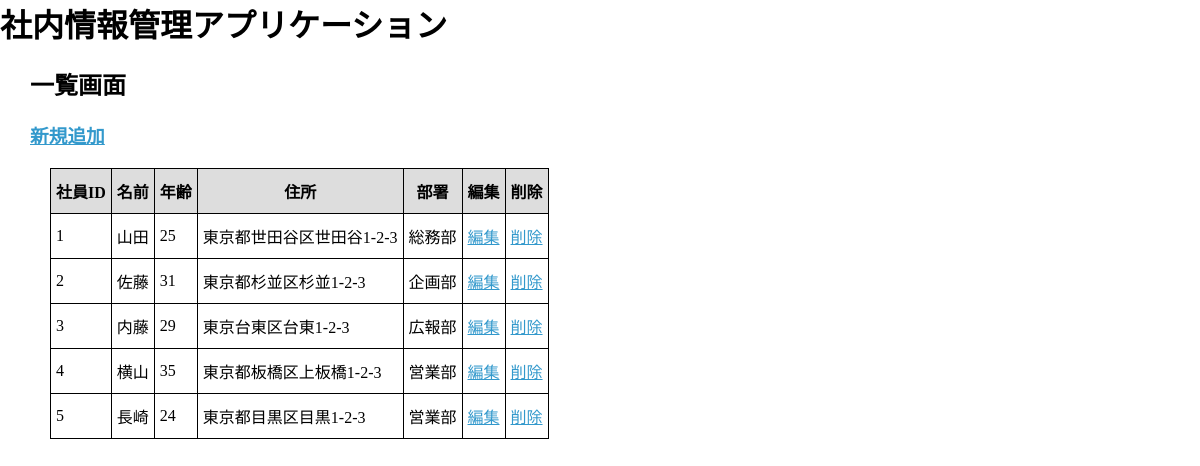
The page / on the database its author committed.
### tables this page shows
CREATE TABLE employee (
    ID int(11) NOT NULL AUTO_INCREMENT,
    name varchar(255) NOT NULL DEFAULT '',
    age int(11) NOT NULL DEFAULT '0',
    address varchar(255) NOT NULL DEFAULT '',
    dept_id int(11) NOT NULL DEFAULT '0',
    updated_at datetime NOT NULL DEFAULT CURRENT_TIMESTAMP,
    created_at datetime NOT NULL DEFAULT CURRENT_TIMESTAMP,
    PRIMARY KEY (ID)
);

CREATE TABLE department (
    dept_id int(11) NOT NULL AUTO_INCREMENT,
    dept_name varchar(255) NOT NULL DEFAULT '',
    PRIMARY KEY (dept_id)
);

### core/View.php (called while the page is built, shortened)
<?php
class View
{
    protected $base_dir;
    protected $defaults;
    protected $layout_variables = array();
    public function __construct($base_dir, $defaults = array())
    {
        $this->base_dir = $base_dir;
        $this->defaults = $defaults;
    }
    public function setLayoutVar($name, $value)
    {
        $this->layout_variables[$name] = $value;
    }
    public function render($_path, $_variables = array(), $_layout = false)
    {
        $_file = $this->base_dir . '/' . $_path . '.php';
        extract(array_merge($this->defaults, $_variables));
        require $_file;
        $content = ob_get_clean();
        if ($_layout) {
            $content = $this->render($_layout,
                array_merge($this->layout_variables, array(
                    '_content' => $content,
                )
            ));
        }
        return $content;
    }
}

### core/Controller.php (called while the page is built, shortened)
<?php
abstract class Controller
{
    protected $controller_name;
    protected $action_name;
    protected $application;
    protected $request;
    protected $session;
    public function __construct($application)
    {
        $this->controller_name = strtolower(substr(get_class($this), 0, -10));
        $this->application = $application;
        $this->request     = $application->getRequest();
        $this->session     = $application->getSession();
    }
    public function run($action, $params = array())
    {
        $this->action_name = $action;
        $action_method = $action . 'Action';
        $content = $this->$action_method($params);
        return $content;
    }
    protected function render($variables = array(), $template = null, $layout = 'layout')
    {
        $defaults = array(
            'request'  => $this->request,
            'base_url' => $this->request->getBaseUrl(),
            'session'  => $this->session,
        );
        $view = new View($this->application->getViewDir(), $defaults);
        if (is_null($template)) {
            $template = $this->action_name;
        }
        $path = $this->controller_name . '/' .$template;
        return $view->render($path, $variables, $layout);
    }
}

### controllers/EmployeeController.php (called while the page is built, shortened)
<?php
class EmployeeController extends Controller {
    public function indexAction() {
        $employees = $this->db_manager->get('Employee')->getAll();
        $message = $this->session->get("message");
        $this->session->remove("message");
        $data = [
            "employees" => $employees,
            "message"   => $message
        ];
        return $this->render($data);
    }
}

### core/Application.php (called while the page is built, shortened)
<?php
abstract class Application
{
    protected $request;
    protected function initialize()
    {
        $this->request    = new Request();
        $this->router     = new Router($this->registerRoutes());
    }
    public function run()
    {
        try {
            $params = $this->router->resolve($this->request->getPathInfo());
            $controller = $params['controller'];
            $action = $params['action'];
            $this->runAction($controller, $action, $params);
        } catch (HttpNotFoundException $e) {
            $this->render404Page($e);
        } catch (UnauthorizedActionException $e) {
            list($controller, $action) = $this->login_action;
            $this->runAction($controller, $action);
        }
    }
    public function runAction($controller_name, $action, $params = array())
    {
        $controller_class = ucfirst($controller_name) . 'Controller';
        $controller = $this->findController($controller_class);
        $content = $controller->run($action, $params);
    }
    protected function findController($controller_class)
    {
        return new $controller_class($this);
    }
}

### web/index.php (called while the page is built, shortened)
<?php
$app = new EmployeeApplication(true);
$app->run();

### core/Request.php (called while the page is built, shortened)
<?php
class Request
{
    public function getRequestUri()
    {
        return $_SERVER['REQUEST_URI'];
    }
    public function getBaseUrl()
    {
        $script_name = $_SERVER['SCRIPT_NAME'];
        $request_uri = $this->getRequestUri();
        if (0 === strpos($request_uri, $script_name)) {
            return $script_name;
        } else if (0 === strpos($request_uri, dirname($script_name))) {
            return rtrim(dirname($script_name), '/');
        }
        return '';
    }
    public function getPathInfo()
    {
        $base_url = $this->getBaseUrl();
        $request_uri = $this->getRequestUri();
        $path_info = (string)substr($request_uri, strlen($base_url));
        return $path_info;
    }
}

### core/ClassLoader.php (called while the page is built, shortened)
<?php
class ClassLoader
{
    protected $dirs;
    public function registerDir($dir)
    {
        $this->dirs[] = $dir;
    }
    public function loadClass($class)
    {
        foreach ($this->dirs as $dir) {
            $file = $dir . '/' . $class . '.php';
            if (is_readable($file)) {
                return;
            }
        }
    }
}

### core/DbManager.php (called while the page is built, shortened)
<?php
class DbManager
{
    protected $connections = array();
    protected $repository_connection_map = array();
    protected $repositories = array();
    public function connect($name, $params)
    {
        $params = array_merge(array(
            'dsn'      => null,
            'user'     => '',
            'password' => '',
            'options'  => array(),
        ), $params);
        $con = new PDO(
            $params['dsn'],
            $params['user'],
            $params['password'],
            $params['options']
        );
        $con->setAttribute(PDO::ATTR_ERRMODE, PDO::ERRMODE_EXCEPTION);
        $this->connections[$name] = $con;
    }
    public function getConnection($name = null)
    {
        if (is_null($name)) {
            return current($this->connections);
        }
        return $this->connections[$name];
    }
    public function getConnectionForRepository($repository_name)
    {
        if (isset($this->repository_connection_map[$repository_name])) {
            $name = $this->repository_connection_map[$repository_name];
            $con = $this->getConnection($name);
        } else {
            $con = $this->getConnection();
        }
        return $con;
    }
    public function get($repository_name)
    {
        if (!isset($this->repositories[$repository_name])) {
            $con = $this->getConnectionForRepository($repository_name);
            $repository = new $repository_class($con);
            $this->repositories[$repository_name] = $repository;
        }
        return $this->repositories[$repository_name];
    }
}

### models/EmployeeRepository.php (called while the page is built, shortened)
<?php
class EmployeeRepository extends DbRepository {
    public function getAll() {
        $sql = "
            SELECT
              e.ID,e.name, e.age, e.address, e.dept_id, d.dept_name
            FROM
              employee as e
            LEFT JOIN
              department as d
            ON
              e.dept_id = d.dept_id
            ORDER BY e.ID ASC
        ";
        return $this->fetchAll($sql);
    }
}

### core/DbRepository.php (called while the page is built, shortened)
<?php
abstract class DbRepository
{
    protected $con;
    public function setConnection($con)
    {
        $this->con = $con;
    }
    public function execute($sql, $params = array())
    {
        $stmt = $this->con->prepare($sql);
        $stmt->execute($params);
        return $stmt;
    }
    public function fetchAll($sql, $params = array())
    {
        return $this->execute($sql, $params)->fetchAll(PDO::FETCH_ASSOC);
    }
}

### views/employee/index.php (the view, shortened to what this page needs)
<h2>一覧画面</h2>
<h3><a href="<?php echo $base_url; ?>/employee/new">新規追加</a></h3>
<table>
    <tr>
        <th>社員ID</th>
        <th>名前</th>
        <th>年齢</th>
        <th>住所</th>
        <th>部署</th>
        <th>編集</th>
        <th>削除</th>
    </tr>
    <?php foreach($employees as $employee): ?>
    <tr>
        <td><?php echo $employee["ID"]; ?></td>
        <td><?php echo $employee["name"]; ?></td>
        <td><?php echo $employee["age"]; ?></td>
        <td><?php echo $employee["address"]; ?></td>
        <td><?php echo $employee["dept_name"]; ?></td>
        <td>
            <a href="<?php echo $base_url; ?>/employee/edit?ID=<?php echo $employee["ID"]; ?>">編集</a>
        </td>
        <td>
            <a href="<?php echo $base_url; ?>/employee/delete?ID=<?php echo $employee["ID"]; ?>">削除</a>
        </td>
    </tr>
    <?php endforeach; ?>
</table>

### views/layout.php (shortened to what this page needs)
<!DOCTYPE html PUBLIC "-//W3C//DTD XHTML 1.0 Transitional//EN"
"http://www.w3.org/TR/xhtml1/DTD/xhtml1-transitional.dtd">
<html>
<head>
    <link rel="stylesheet" type="text/css" media="screen" href="<?php echo $base_url; ?>/css/style.css" />
</head>
<body>
    <div id="header">
        <h1><a href="<?php echo $base_url; ?>/">社内情報管理アプリケーション</a></h1>
    </div>
    <div id="main">
        <?php echo $_content; ?>
    </div>
</body>
</html>

### core/Response.php (shortened to what this page needs)
<?php
class Response
{
    protected $content;
    public function send()
    {
        echo $this->content;
    }
    public function setContent($content)
    {
        $this->content = $content;
    }
}

### web/css/style.css (style rules this page uses)
body { margin: 0; padding: 0; color:#000000; }
a { color: #3399CC; }
#header h1 { margin: 0; }
#header h1 a { color: #000000; text-decoration: none; }
#main { margin: 0 30px; }
table { border-collapse: collapse; margin: 20px; }
th { background-color: #ddd; }
th, td { border: 1px solid #000; padding: 10px 5px; }

### rows shown on the page
employee: ID "1", name "山田", age "25", address "東京都世田谷区世田谷1-2-3", dept.dept_name "総務部"
employee: ID "2", name "佐藤", age "31", address "東京都杉並区杉並1-2-3", dept.dept_name "企画部"
employee: ID "3", name "内藤", age "29", address "東京台東区台東1-2-3", dept.dept_name "広報部"
employee: ID "4", name "横山", age "35", address "東京都板橋区上板橋1-2-3", dept.dept_name "営業部"
employee: ID "5", name "長崎", age "24", address "東京都目黒区目黒1-2-3", dept.dept_name "営業部"
